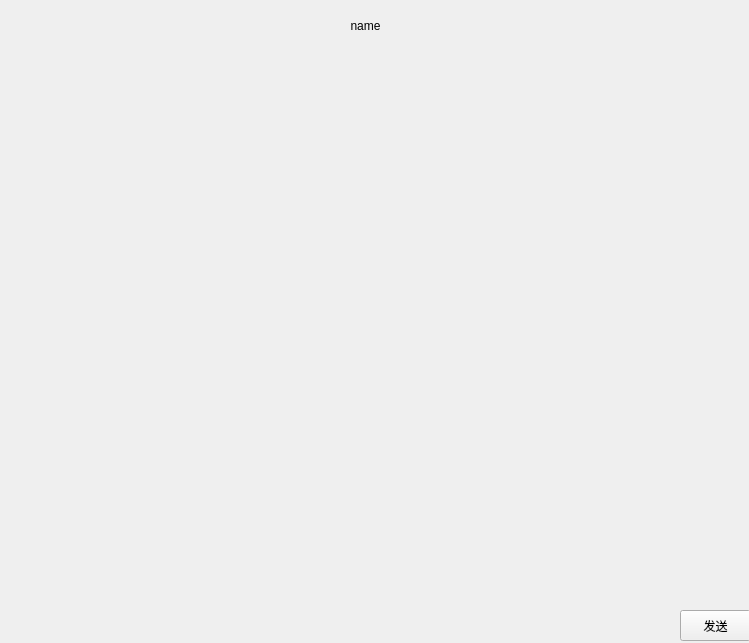
<?xml version="1.0" encoding="UTF-8"?>
<ui version="4.0">
 <class>ChatForm</class>
 <widget class="QWidget" name="ChatForm">
  <property name="geometry">
   <rect>
    <x>0</x>
    <y>0</y>
    <width>749</width>
    <height>643</height>
   </rect>
  </property>
  <property name="windowTitle">
   <string>Form</string>
  </property>
  <property name="styleSheet">
   <string notr="true">QToolButton{
	
	font: 12pt &quot;幼圆&quot;;
}
QToolButton:hover{background-color:rgb(201, 218, 255)
}
</string>
  </property>
  <widget class="QWidget" name="widget_2" native="true">
   <property name="geometry">
    <rect>
     <x>0</x>
     <y>0</y>
     <width>751</width>
     <height>651</height>
    </rect>
   </property>
   <property name="styleSheet">
    <string notr="true">border-radius:15px;

border-image: url(:/Image/mainhh.png);</string>
   </property>
  </widget>
  <widget class="QWidget" name="widget_4" native="true">
   <property name="geometry">
    <rect>
     <x>0</x>
     <y>0</y>
     <width>751</width>
     <height>51</height>
    </rect>
   </property>
   <widget class="QToolButton" name="toolButton_3">
    <property name="geometry">
     <rect>
      <x>650</x>
      <y>0</y>
      <width>51</width>
      <height>41</height>
     </rect>
    </property>
    <property name="styleSheet">
     <string notr="true">border-style:none;</string>
    </property>
    <property name="text">
     <string/>
    </property>
    <property name="icon">
     <iconset resource="1.qrc">
      <normaloff>:/Image/jianshao.png</normaloff>:/Image/jianshao.png</iconset>
    </property>
   </widget>
   <widget class="QToolButton" name="toolButton_4">
    <property name="geometry">
     <rect>
      <x>700</x>
      <y>0</y>
      <width>51</width>
      <height>41</height>
     </rect>
    </property>
    <property name="styleSheet">
     <string notr="true">border-style:none;</string>
    </property>
    <property name="icon">
     <iconset resource="1.qrc">
      <normaloff>:/Image/delete.png</normaloff>:/Image/delete.png</iconset>
    </property>
   </widget>
   <widget class="QToolButton" name="toolButton_2">
    <property name="geometry">
     <rect>
      <x>100</x>
      <y>10</y>
      <width>531</width>
      <height>31</height>
     </rect>
    </property>
    <property name="styleSheet">
     <string notr="true">border-style:none;</string>
    </property>
    <property name="text">
     <string>name</string>
    </property>
   </widget>
  </widget>
  <widget class="QTextEdit" name="textEdit">
   <property name="geometry">
    <rect>
     <x>0</x>
     <y>470</y>
     <width>751</width>
     <height>141</height>
    </rect>
   </property>
   <property name="font">
    <font>
     <family>幼圆</family>
     <pointsize>14</pointsize>
    </font>
   </property>
   <property name="styleSheet">
    <string notr="true">background:transparent;
border-image: url(:/Image/bubble.png);</string>
   </property>
   <property name="html">
    <string>&lt;!DOCTYPE HTML PUBLIC &quot;-//W3C//DTD HTML 4.0//EN&quot; &quot;http://www.w3.org/TR/REC-html40/strict.dtd&quot;&gt;
&lt;html&gt;&lt;head&gt;&lt;meta name=&quot;qrichtext&quot; content=&quot;1&quot; /&gt;&lt;style type=&quot;text/css&quot;&gt;
p, li { white-space: pre-wrap; }
&lt;/style&gt;&lt;/head&gt;&lt;body style=&quot; font-family:'幼圆'; font-size:14pt; font-weight:400; font-style:normal;&quot;&gt;
&lt;p style=&quot;-qt-paragraph-type:empty; margin-top:0px; margin-bottom:0px; margin-left:0px; margin-right:0px; -qt-block-indent:0; text-indent:0px;&quot;&gt;&lt;br /&gt;&lt;/p&gt;&lt;/body&gt;&lt;/html&gt;</string>
   </property>
  </widget>
  <widget class="QScrollArea" name="scrollArea">
   <property name="geometry">
    <rect>
     <x>0</x>
     <y>50</y>
     <width>751</width>
     <height>421</height>
    </rect>
   </property>
   <property name="cursor" stdset="0">
    <cursorShape>ArrowCursor</cursorShape>
   </property>
   <property name="styleSheet">
    <string notr="true">background:transparent;</string>
   </property>
   <property name="widgetResizable">
    <bool>true</bool>
   </property>
   <widget class="QWidget" name="scrollAreaWidgetContents">
    <property name="geometry">
     <rect>
      <x>0</x>
      <y>0</y>
      <width>749</width>
      <height>419</height>
     </rect>
    </property>
   </widget>
  </widget>
  <widget class="QToolButton" name="toolButton">
   <property name="geometry">
    <rect>
     <x>680</x>
     <y>610</y>
     <width>71</width>
     <height>31</height>
    </rect>
   </property>
   <property name="styleSheet">
    <string notr="true">border-image: url(:/Image/watercolor-4117017_1280_1.png);</string>
   </property>
   <property name="text">
    <string>发送</string>
   </property>
  </widget>
 </widget>
 <resources>
  <include location="1.qrc"/>
 </resources>
 <connections/>
</ui>
